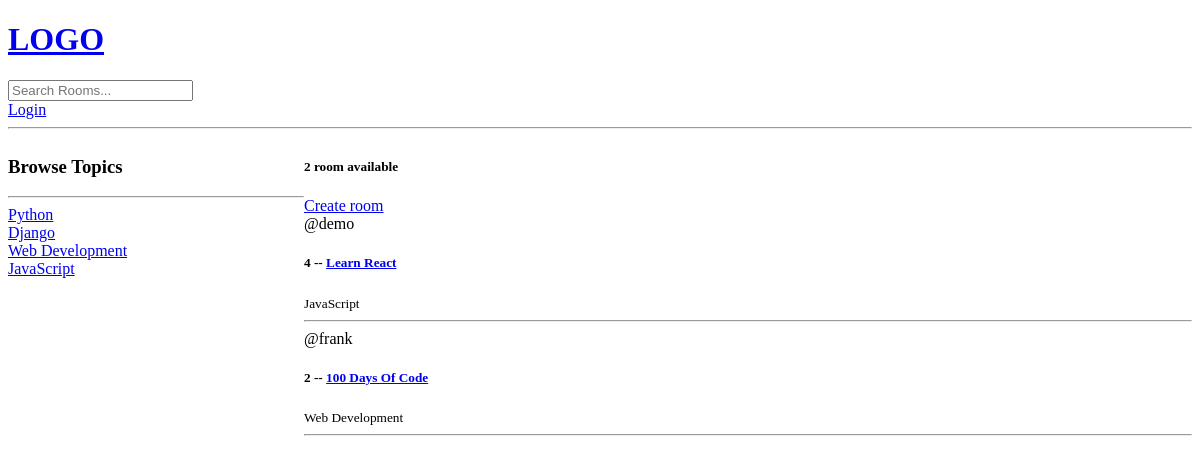
Before: / with the older database file.
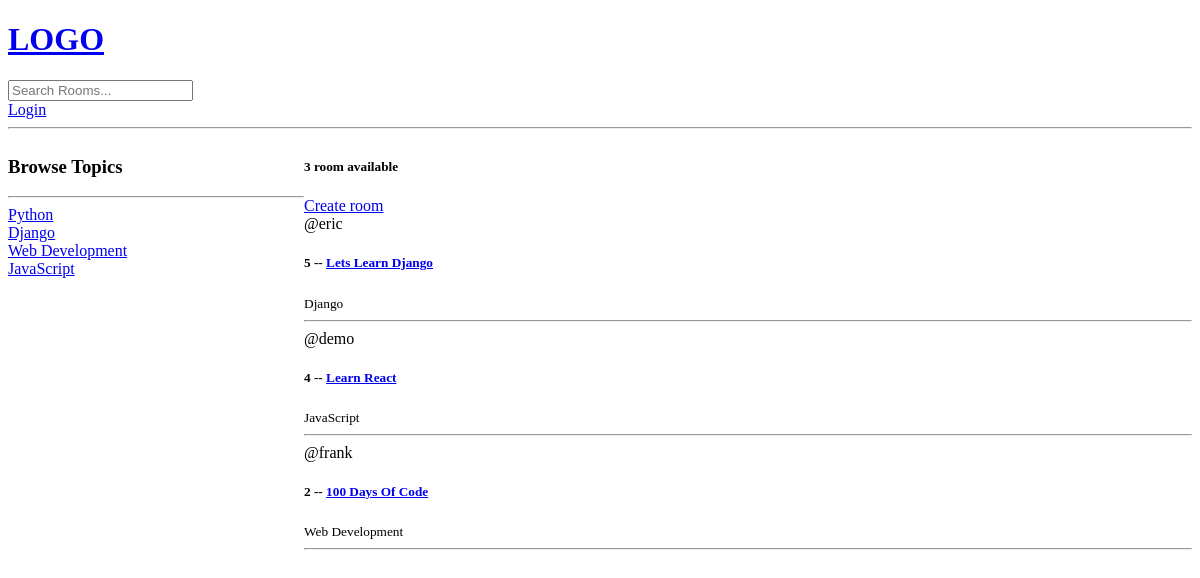
After: the same page with the newer database file.
### base/models.py (models this page shows, shortened)
class Topic(models.Model):
    name = models.CharField(max_length=200)

class Room(models.Model):
    host = models.ForeignKey(User, on_delete=models.SET_NULL, null=True)
    topic = models.ForeignKey(Topic, on_delete=models.SET_NULL, null=True)
    name = models.CharField(max_length=200)
    description = models.TextField(null=True, blank=True)
    participants = models.ManyToManyField(User, related_name='participants', blank=True)
    updated = models.DateTimeField(auto_now=True)
    created = models.DateTimeField(auto_now_add=True)   # autonow add saves the value when it was instaniated
    class Meta:
        ordering = ['-updated', '-created'] # newest item gets shown first

### base/views.py (the view)
# urls.py: path('', views.home, name="home"),  ## Triggers the function passed into it
def home(request):
    q = request.GET.get('q') if request.GET.get('q') != None else ''
    rooms = Room.objects.filter(
        Q(topic__name__icontains=q) |
        Q(name__icontains=q) |
        Q(description__icontains=q)
        ) # while typing if the typed string atleast contains certain amount of letters for ex py
    topics = Topic.objects.all()
    room_count = rooms.count()
    context = {'rooms':rooms, 'topics':topics, 'room_count':room_count,}
    return render(request, "base/home.html", context)   # Specify the app and its templates folder basically blueprints in flask

### base/templates/base/home.html (shortened to what this page needs)
{% extends 'main.html' %}
{% block content %}
<div class="home-container">
    <div>
        <h3>Browse Topics</h3>
        <hr>
        {% for topic in topics %}
            <div>
                <a href="{% url 'home' %}?q= {{ topic.name }}">{{ topic.name }}</a>
            </div>
        {% endfor %}
    </div>
    <div>
        <h5>{{ room_count }} room available</h5>
        <a href="{% url 'create-room' %}">Create room</a>
        <div>
            {% for room in rooms %}
                <div>
                    <span>@{{ room.host.username }}</span>
                    <h5>{{ room.id }} -- <a href="{% url 'room' room.id %}">{{ room.name }}</a></h5>
                    <small>{{ room.topic.name }}</small>
                    <hr>
                </div>
            {% endfor %}
        </div>
    </div>
</div>
{% endblock %}

Changed rows visible on the page:
added Room: host.username "eric", id "5", name "Lets Learn Django", topic.name "Django"
Other visible differences:
{{ room_count }}: "2" → "3"
